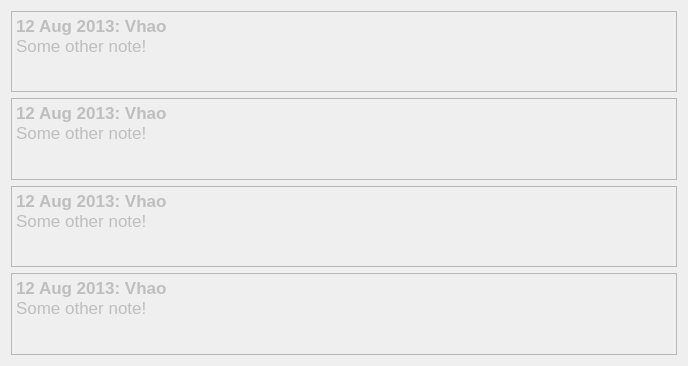
        <widget class="QWidget" name="scrollAreaWidgetContents_4">
         <property name="geometry">
          <rect>
           <x>0</x>
           <y>0</y>
           <width>688</width>
           <height>366</height>
          </rect>
         </property>
         <layout class="QVBoxLayout" name="verticalLayout_8">
          <item>
           <widget class="QTextEdit" name="textEdit_4">
            <property name="enabled">
             <bool>false</bool>
            </property>
            <property name="html">
             <string>&lt;!DOCTYPE HTML PUBLIC &quot;-//W3C//DTD HTML 4.0//EN&quot; &quot;http://www.w3.org/TR/REC-html40/strict.dtd&quot;&gt;
&lt;html&gt;&lt;head&gt;&lt;meta name=&quot;qrichtext&quot; content=&quot;1&quot; /&gt;&lt;style type=&quot;text/css&quot;&gt;
p, li { white-space: pre-wrap; }
&lt;/style&gt;&lt;/head&gt;&lt;body style=&quot; font-family:'Lucida Grande'; font-size:13pt; font-weight:400; font-style:normal;&quot;&gt;
&lt;p style=&quot; margin-top:0px; margin-bottom:0px; margin-left:0px; margin-right:0px; -qt-block-indent:0; text-indent:0px;&quot;&gt;&lt;span style=&quot; font-weight:600;&quot;&gt;12 Aug 2013: Vhao&lt;/span&gt;&lt;/p&gt;
&lt;p style=&quot; margin-top:0px; margin-bottom:0px; margin-left:0px; margin-right:0px; -qt-block-indent:0; text-indent:0px;&quot;&gt;Some other note!&lt;/p&gt;&lt;/body&gt;&lt;/html&gt;</string>
            </property>
           </widget>
          </item>
          <item>
           <widget class="QTextEdit" name="textEdit_5">
            <property name="enabled">
             <bool>false</bool>
            </property>
            <property name="html">
             <string>&lt;!DOCTYPE HTML PUBLIC &quot;-//W3C//DTD HTML 4.0//EN&quot; &quot;http://www.w3.org/TR/REC-html40/strict.dtd&quot;&gt;
&lt;html&gt;&lt;head&gt;&lt;meta name=&quot;qrichtext&quot; content=&quot;1&quot; /&gt;&lt;style type=&quot;text/css&quot;&gt;
p, li { white-space: pre-wrap; }
&lt;/style&gt;&lt;/head&gt;&lt;body style=&quot; font-family:'Lucida Grande'; font-size:13pt; font-weight:400; font-style:normal;&quot;&gt;
&lt;p style=&quot; margin-top:0px; margin-bottom:0px; margin-left:0px; margin-right:0px; -qt-block-indent:0; text-indent:0px;&quot;&gt;&lt;span style=&quot; font-weight:600;&quot;&gt;12 Aug 2013: Vhao&lt;/span&gt;&lt;/p&gt;
&lt;p style=&quot; margin-top:0px; margin-bottom:0px; margin-left:0px; margin-right:0px; -qt-block-indent:0; text-indent:0px;&quot;&gt;Some other note!&lt;/p&gt;&lt;/body&gt;&lt;/html&gt;</string>
            </property>
           </widget>
          </item>
          <item>
           <widget class="QTextEdit" name="textEdit_7">
            <property name="enabled">
             <bool>false</bool>
            </property>
            <property name="html">
             <string>&lt;!DOCTYPE HTML PUBLIC &quot;-//W3C//DTD HTML 4.0//EN&quot; &quot;http://www.w3.org/TR/REC-html40/strict.dtd&quot;&gt;
&lt;html&gt;&lt;head&gt;&lt;meta name=&quot;qrichtext&quot; content=&quot;1&quot; /&gt;&lt;style type=&quot;text/css&quot;&gt;
p, li { white-space: pre-wrap; }
&lt;/style&gt;&lt;/head&gt;&lt;body style=&quot; font-family:'Lucida Grande'; font-size:13pt; font-weight:400; font-style:normal;&quot;&gt;
&lt;p style=&quot; margin-top:0px; margin-bottom:0px; margin-left:0px; margin-right:0px; -qt-block-indent:0; text-indent:0px;&quot;&gt;&lt;span style=&quot; font-weight:600;&quot;&gt;12 Aug 2013: Vhao&lt;/span&gt;&lt;/p&gt;
&lt;p style=&quot; margin-top:0px; margin-bottom:0px; margin-left:0px; margin-right:0px; -qt-block-indent:0; text-indent:0px;&quot;&gt;Some other note!&lt;/p&gt;&lt;/body&gt;&lt;/html&gt;</string>
            </property>
           </widget>
          </item>
          <item>
           <widget class="QTextEdit" name="textEdit_8">
            <property name="enabled">
             <bool>false</bool>
            </property>
            <property name="html">
             <string>&lt;!DOCTYPE HTML PUBLIC &quot;-//W3C//DTD HTML 4.0//EN&quot; &quot;http://www.w3.org/TR/REC-html40/strict.dtd&quot;&gt;
&lt;html&gt;&lt;head&gt;&lt;meta name=&quot;qrichtext&quot; content=&quot;1&quot; /&gt;&lt;style type=&quot;text/css&quot;&gt;
p, li { white-space: pre-wrap; }
&lt;/style&gt;&lt;/head&gt;&lt;body style=&quot; font-family:'Lucida Grande'; font-size:13pt; font-weight:400; font-style:normal;&quot;&gt;
&lt;p style=&quot; margin-top:0px; margin-bottom:0px; margin-left:0px; margin-right:0px; -qt-block-indent:0; text-indent:0px;&quot;&gt;&lt;span style=&quot; font-weight:600;&quot;&gt;12 Aug 2013: Vhao&lt;/span&gt;&lt;/p&gt;
&lt;p style=&quot; margin-top:0px; margin-bottom:0px; margin-left:0px; margin-right:0px; -qt-block-indent:0; text-indent:0px;&quot;&gt;Some other note!&lt;/p&gt;&lt;/body&gt;&lt;/html&gt;</string>
            </property>
           </widget>
          </item>
         </layout>
        </widget>
